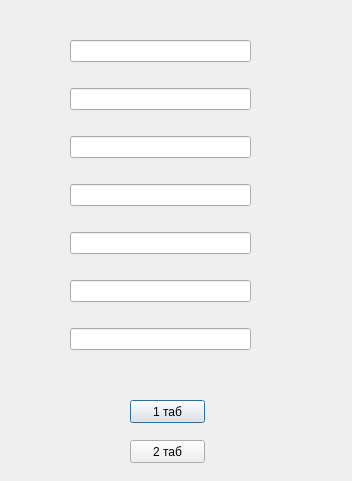
<?xml version="1.0" encoding="UTF-8"?>
<ui version="4.0">
 <class>add</class>
 <widget class="QDialog" name="add">
  <property name="geometry">
   <rect>
    <x>0</x>
    <y>0</y>
    <width>352</width>
    <height>481</height>
   </rect>
  </property>
  <property name="windowTitle">
   <string>Dialog</string>
  </property>
  <widget class="QWidget" name="verticalLayoutWidget">
   <property name="geometry">
    <rect>
     <x>70</x>
     <y>20</y>
     <width>181</width>
     <height>351</height>
    </rect>
   </property>
   <layout class="QVBoxLayout" name="verticalLayout">
    <item>
     <widget class="QLineEdit" name="first"/>
    </item>
    <item>
     <widget class="QLineEdit" name="second"/>
    </item>
    <item>
     <widget class="QLineEdit" name="third"/>
    </item>
    <item>
     <widget class="QLineEdit" name="four"/>
    </item>
    <item>
     <widget class="QLineEdit" name="five"/>
    </item>
    <item>
     <widget class="QLineEdit" name="sixth"/>
    </item>
    <item>
     <widget class="QLineEdit" name="seventh"/>
    </item>
   </layout>
  </widget>
  <widget class="QPushButton" name="pushButton">
   <property name="geometry">
    <rect>
     <x>130</x>
     <y>400</y>
     <width>75</width>
     <height>23</height>
    </rect>
   </property>
   <property name="text">
    <string>1 таб</string>
   </property>
  </widget>
  <widget class="QPushButton" name="pushButton_2">
   <property name="geometry">
    <rect>
     <x>130</x>
     <y>440</y>
     <width>75</width>
     <height>23</height>
    </rect>
   </property>
   <property name="text">
    <string>2 таб</string>
   </property>
  </widget>
 </widget>
 <resources/>
 <connections/>
</ui>
